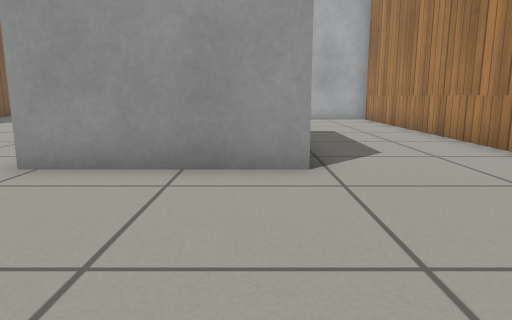
[1] (above)

17 first-person views from a walk through a robot-simulator world made for Gazebo. The camera is 0.5 m above the floor, tilts 10° down and sees 70° across. The floor is counted in squares, 0.5 m on a side. Each view is taken from the middle of a square. On the plan, view 1 faces up. The plan holds only what a view shows up to about 13 squares ahead; the rest is blank. Simple patterns stand in for the simulator's built-in surfaces.

[2]
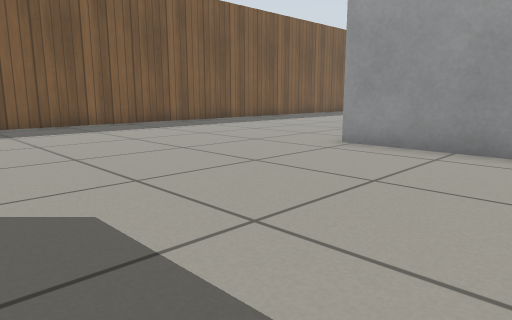

[3]
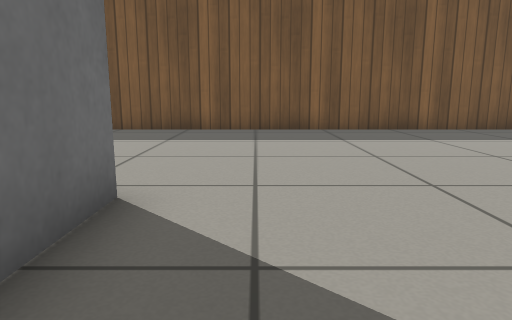

[4]
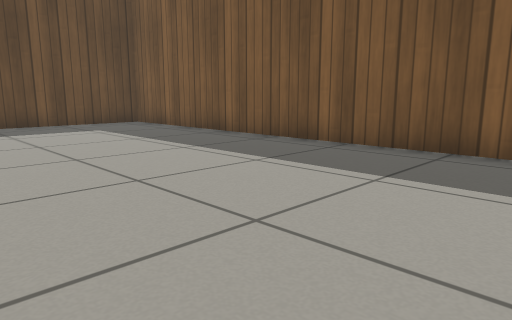

[5]
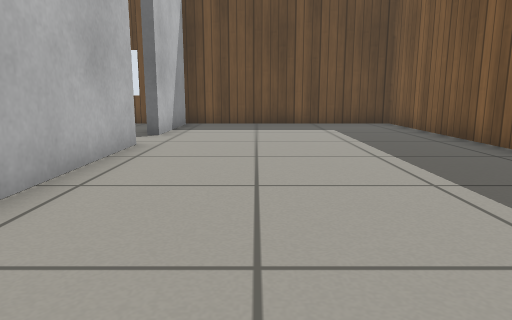

[6]
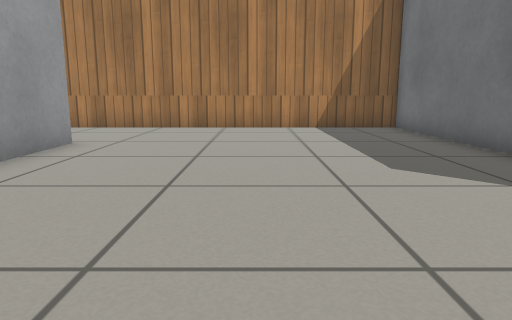

[7]
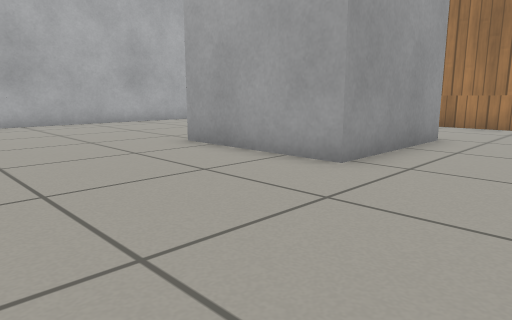

[8]
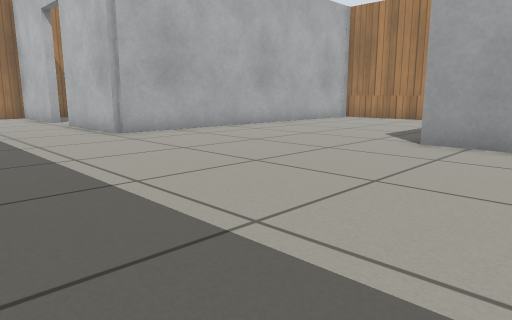

[9]
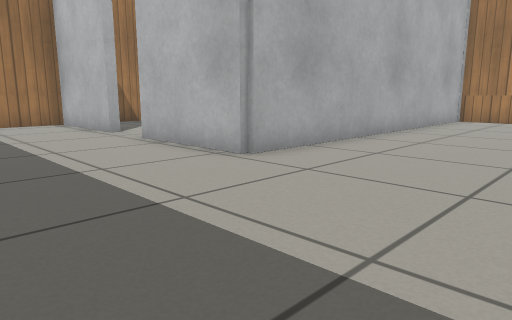

[10]
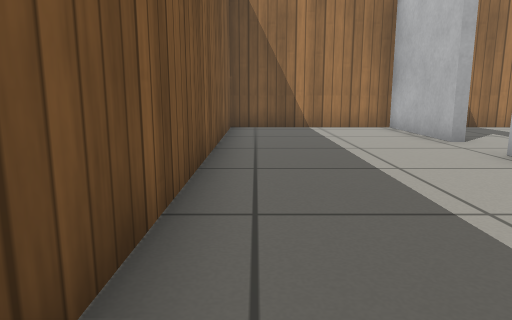

[11]
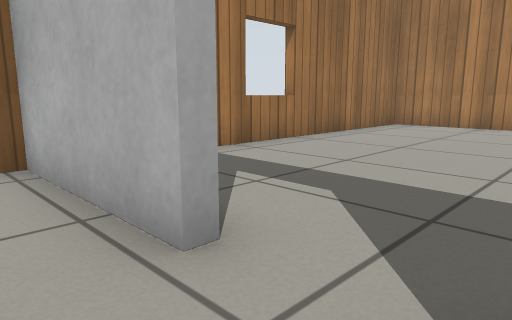

[12]
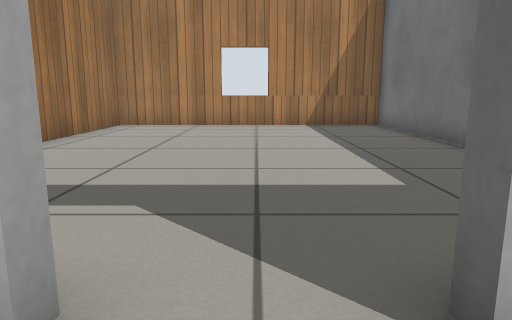

[13]
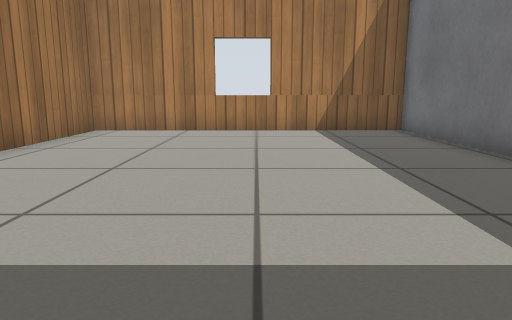

[14]
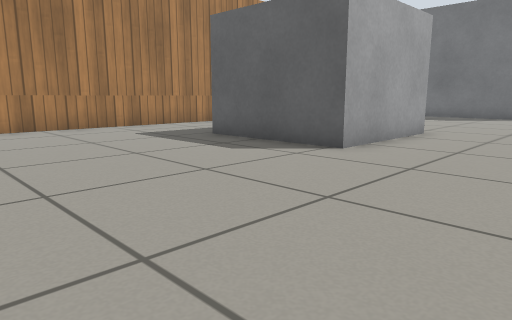

[15]
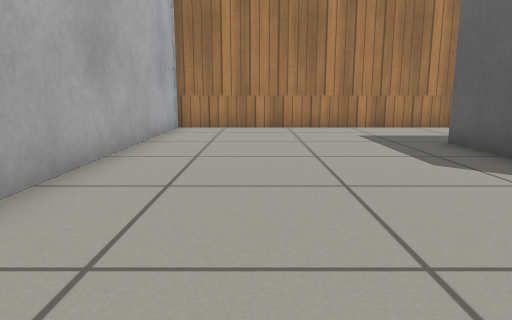

[16]
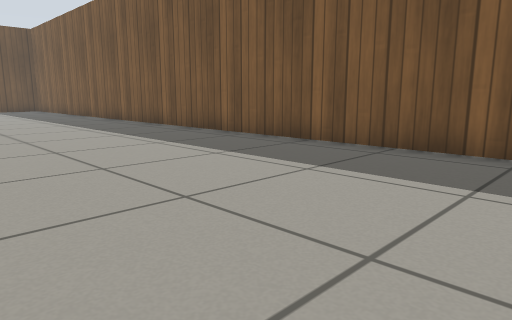

[17]
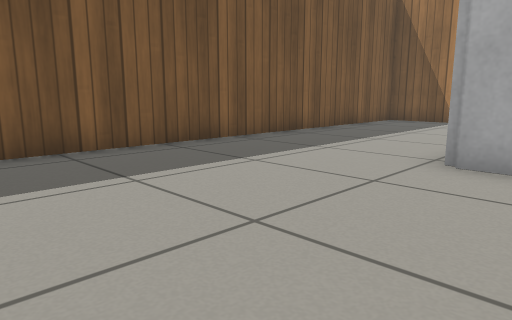

### Floor plan
Points are (right, up) in squares from view 1. A wall is a line through its corners. A room is listed if a view was taken in it or the views show most of it. See-through windows are left out.
Room 1 (views 1, 2, 3, 4, 5, 6, 7, 8, 9, 10, 11, 12, 14, 15, 16, 17)
walls: (-0.9, -3.4) (4.6, -3.4) (4.6, 15.5) (-6.8, 15.5) (-6.8, 19.1); (-4.5, -9.6) (-4.5, -5.4); (-6.8, 20.9) (-6.8, 24.6) (-11.8, 24.6) (-11.8, -15.3) (-4.1, -15.3); (-4.5, -15) (-4.5, -11.3)
low walls: (-4.6, -3.4) (-2.7, -3.4)
ways out: open door at (-7, 20) to room 2; open door at (-4, -10.5)
objects: other object (-3, 5) to (0, 9)
Room 2 (view 13)
walls: (-0.7, 15.8) (4.6, 15.8) (4.6, 24.6) (-4.4, 24.6); (-6.4, 20.9) (-6.8, 20.9)
low walls: (-6.8, 19.1) (-6.4, 19.1)
ways out: open door at (-7, 20) to room 1

Positions as (right, up) in squares from view 1, and headings:
1: (0, 0), facing up
2: (1, -2), facing up-left
3: (-1, -2), facing left
4: (-5, -2), facing down-left
5: (-7, -2), facing down
6: (-7, 1), facing right
7: (-8, 2), facing up-right
8: (-11, 6), facing up-right
9: (-11, 11), facing up-right
10: (-11, 13), facing up
11: (-8, 19), facing up-right
12: (-8, 20), facing right
13: (-6, 20), facing right
14: (-7, 15), facing down-right
15: (-7, 13), facing right
16: (-5, 11), facing down-left
17: (-5, 10), facing up-left
